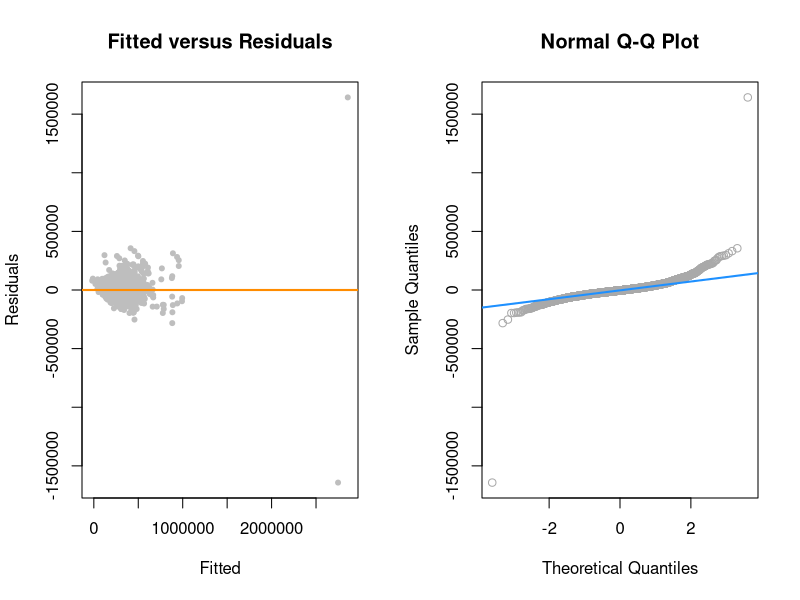
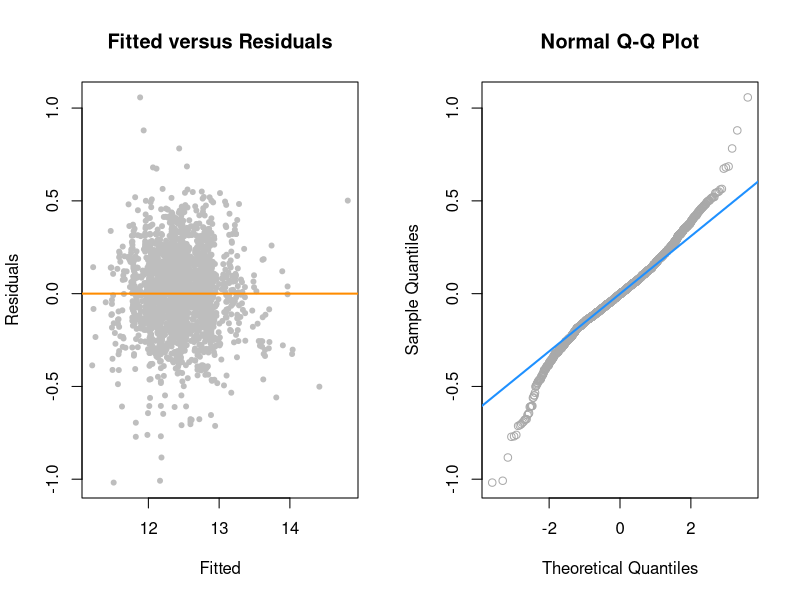
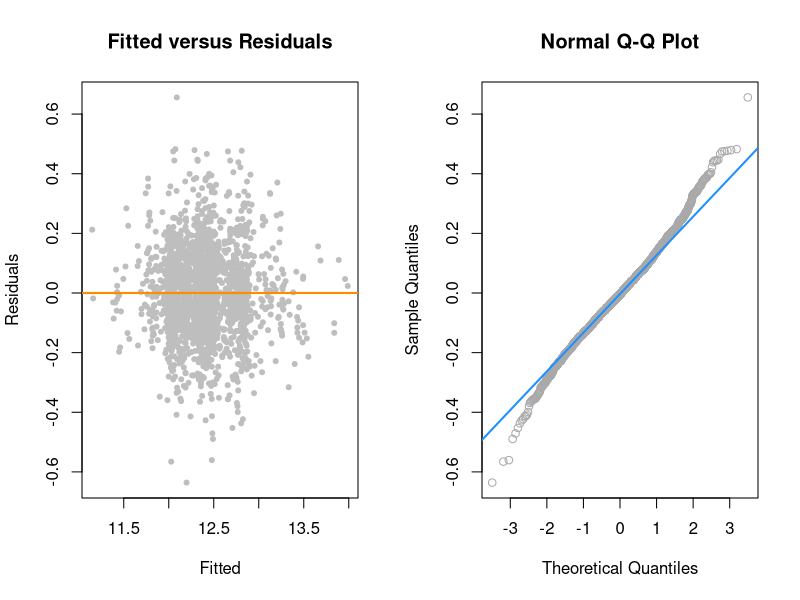
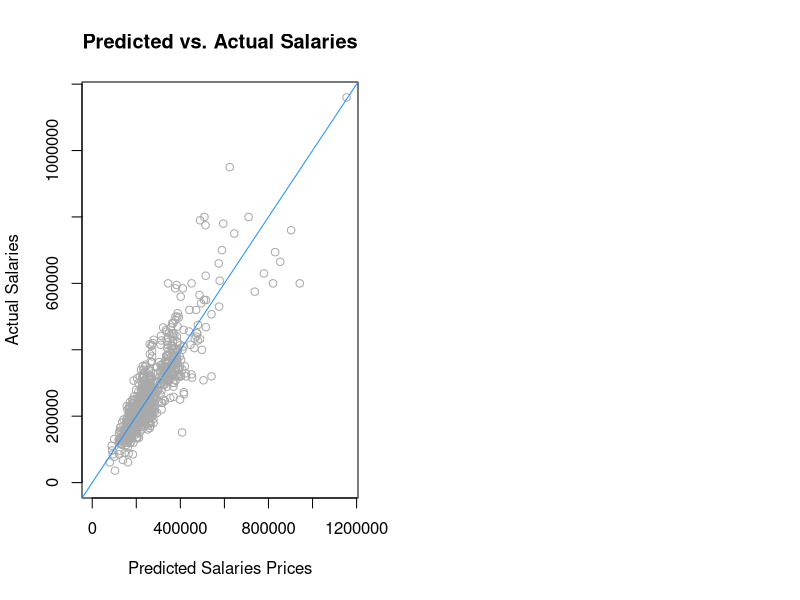

Generate these figures, in order, with R: (Note: a time limit stopped this script after it produced the figures.)
## ---- chunk 1
#Loading dataset and importing libraries 
library(readr)
library(stringr)
salaries = read_csv("Levels-Fyi-Salary-Data-Cleaned-US.csv")
View(salaries)

#Remove NA records
salaries = na.omit(salaries)

#Create new column 'State' which converts location to just the state abbreviation
salaries$state = str_sub(salaries$location,-2,-1)

#Changing some predictors to factors
salaries$company = as.factor(salaries$company)
salaries$level = as.factor(salaries$level)
salaries$title = as.factor(salaries$title)
salaries$location = as.factor(salaries$location)
salaries$state = as.factor(salaries$state)
salaries$gender = as.factor(salaries$gender)
salaries$Race = as.factor(salaries$Race)
salaries$Education = as.factor(salaries$Education)

#Feel free to uncomment until we get confirmation from TA on removing columns or not
#Variable Selection: Removed variables that contained redundant information 
#salaries = subset(salaries, select = c(company, level, title,
#                                       totalyearlycompensation,
#                                       yearsofexperience, yearsatcompany, tag,
#                                       basesalary, stockgrantvalue, bonus,
#                                       gender, Race, Education, state))

#Variable Selection: Removed variables that contained redundant information 
salaries = subset(salaries, select = c(company, level, title,
                                       totalyearlycompensation,
                                       yearsofexperience, yearsatcompany, tag,
                                       gender, Race, Education, state))

#salaries = subset(salaries, salaries$totalyearlycompensation < 1000000) #testing out removing salaries over 1mil (6 records)
## ---- chunk 2
#Model that has 'totalyearlycompensation' as the response variable and all remaining variables serve as the predictors
salaries_model = lm(totalyearlycompensation ~ ., data = salaries)

#Backward AIC
salaries_model_back_aic = step(salaries_model,
                               direction = "backward", trace = 0)

#Backward BIC
salaries_model_back_bic = step(salaries_model, direction = "backward",
                               k = log(nrow(salaries)), trace = 0)

salaries_model_start = lm(totalyearlycompensation ~ 1, data = salaries)

#Forward AIC
salaries_model_forw_aic = step(salaries_model_start, 
                               scope = totalyearlycompensation ~ company + level +
                               title + yearsofexperience + yearsatcompany + tag +
                               gender + Race + Education + state,
                               direction = "forward", trace = 0)

#Forward BIC
salaries_model_forw_bic = step(salaries_model_start, 
                               scope = totalyearlycompensation ~ company + level +
                               title + yearsofexperience + yearsatcompany + tag +
                               gender + Race + Education + state,
                               direction = "forward", k = log(nrow(salaries)), trace = 0)

#Stepwise AIC
salaries_model_both_aic = step(salaries_model_start, 
                               scope = totalyearlycompensation ~ company + level +
                               title + yearsofexperience + yearsatcompany + tag +
                               gender + Race + Education + state,
                               direction = "both", trace = 0)

#Stepwise BIC
salaries_model_both_bic = step(salaries_model_start, 
                               scope = totalyearlycompensation ~ company + level +
                               title + yearsofexperience + yearsatcompany + tag +
                               gender + Race + Education + state,
                               direction = "both", k = log(nrow(salaries)), trace = 0)
## ---- chunk 3
#Model without transformations 
model_no_trans = lm(totalyearlycompensation ~ level + company + title + yearsofexperience, data = salaries)

par(mfrow = c(1, 2))
# Residuals vs Fitted values plot - model without transformation
plot(fitted(model_no_trans), resid(model_no_trans), col = "grey", pch = 20,
     xlab = "Fitted", ylab = "Residuals", main = "Fitted versus Residuals")
abline(h = 0, col = "darkorange", lwd = 2)

# Q-Q plot - model without transformation
qqnorm(resid(model_no_trans), main = "Normal Q-Q Plot", col = "darkgrey")
qqline(resid(model_no_trans), col = "dodgerblue", lwd = 2)


#Model with transformations 
model_res_trans = lm(log(totalyearlycompensation) ~ level + company + title + yearsofexperience, data = salaries)

par(mfrow = c(1, 2))
# Residuals vs Fitted values plot - model with transformation
plot(fitted(model_res_trans), resid(model_res_trans), col = "grey", pch = 20,
     xlab = "Fitted", ylab = "Residuals", main = "Fitted versus Residuals")
abline(h = 0, col = "darkorange", lwd = 2)

# Q-Q plot - model with transformation
qqnorm(resid(model_res_trans), main = "Normal Q-Q Plot", col = "darkgrey")
qqline(resid(model_res_trans), col = "dodgerblue", lwd = 2)
## ---- chunk 4
set.seed(22)

#Importing libraries and implementing helper functions 
library(car)
library(lmtest)
library(boot)
library(caret)

#Provide brief description of what this function does 
get_loocv_rmse = function(model){
  sqrt(mean((resid(model) / (1 - hatvalues(model))) ^ 2))
}

#Split the data 70-30 train and test set
#trn_idx = sample(1:nrow(salaries), 1608)
trn_idx = createDataPartition(salaries$level, p = 0.7, list = F)
trn = salaries[trn_idx, ]
tst = salaries[-trn_idx, ]

#Start with additive model with all predictors. Log response to improve normality
salaries_model = lm(log(totalyearlycompensation) ~ ., data = trn)

#Perform backwards AIC to select significant predictors
salaries_model_back_aic = step(salaries_model, direction = "backward", trace = 0)

#Check for collinearity
car::vif(salaries_model_back_aic) #Nothing too bad

#Transform log response and add interactions to predictors to improve normality, linearity, constant variance, adjusted R-squared, and loocv-RMSE
aic_model_trans = lm(log(totalyearlycompensation) ~ (company + yearsofexperience + title) ^ 2 + level + gender + Race + Education, data = trn)

#Remove influential data from the model
aic_model_fix = lm(log(totalyearlycompensation) ~ (company + yearsofexperience + title) ^ 2 + level + gender + Race + Education, data = trn, subset = cooks.distance(aic_model_trans) < 4 / length(cooks.distance(aic_model_trans)))

#Run diagnostics
summary(aic_model_fix)$adj 
#get_loocv_rmse(aic_model_fix)
shapiro.test(resid(aic_model_fix))
bptest(aic_model_fix)

#Plot diagnostics
par(mfrow = c(1, 2))

# Residuals vs Fitted values plot
plot(fitted(aic_model_fix), resid(aic_model_fix), col = "grey", pch = 20,
     xlab = "Fitted", ylab = "Residuals", main = "Fitted versus Residuals")
abline(h = 0, col = "darkorange", lwd = 2)

# Q-Q plot
qqnorm(resid(aic_model_fix), main = "Normal Q-Q Plot", col = "darkgrey")
qqline(resid(aic_model_fix), col = "dodgerblue", lwd = 2)

#Plotting percent error
actual_salary = tst$totalyearlycompensation
pred_salary = exp(predict(aic_model_fix, tst))
max_salary = ifelse(max(actual_salary) > max(pred_salary), max(actual_salary), max(pred_salary))
percent_error = mean((abs(pred_salary - actual_salary) / pred_salary)) * 100

plot(pred_salary, actual_salary,
     col = "darkgrey",
     xlab = "Predicted Salaries Prices",
     ylab = "Actual Salaries",
     main = "Predicted vs. Actual Salaries",
     xlim = c(0, max_salary),
     ylim = c(0, max_salary)
     )
abline(0, 1, col = "dodgerblue")
## ---- chunk 5

#Simulation
num_sims = 1000
rmse_trn = rep(0, num_sims)
rmse_tst = rep(0, num_sims)

rmse = function(y, y_hat){
  sqrt(sum((y - y_hat) ^ 2) / length(y))
}

for(i in 1:num_sims){
  sim_fit = lm(log(totalyearlycompensation) ~ (company + yearsofexperience + title) ^ 2 + level + gender + Race + Education, data = trn)
  
  rmse_trn[i] = rmse(trn$totalyearlycompensation, exp(predict(sim_fit, trn)))
  rmse_tst[i] = rmse(tst$totalyearlycompensation, exp(predict(sim_fit, tst)))
}

#Can use r markdown to compare the two numbers and show its significance 
mean(rmse_trn)
mean(rmse_tst)
## ---- chunk 6


#Predict salaries
#salary_1 = data.frame(company = "Amazon", level = "L4", title = "Software Engineer", #yearsofexperience = 0, gender = "Female", Race = "Asian", Education = "Master's Degree") #150000

#salary_2 = data.frame(company = "Amazon", level = "L4", title = "Software Engineer", #yearsofexperience = 2, gender = "Male", Race = "Hispanic", Education = "Bachelor's Degree") #152000

#salary_3 = data.frame(company = "Google", level = "L5", title = "Software Engineer", #yearsofexperience = 9, gender = "Male", Race = "Asian", Education = "PhD") #396000

#exp(predict(aic_model_fix, newdata = salary_1))
#exp(predict(aic_model_fix, newdata = salary_2))
#exp(predict(aic_model_fix, newdata = salary_3))
## ---- chunk 7
salaries_model = lm(totalyearlycompensation ~ ., data = salaries)
## ---- chunk 8
#Didnt use p but n was used for model BIC models  
#p = length(coef(salaries_model))
n = length(resid(salaries_model))

#Backward AIC
salaries_model_back_aic = step(salaries_model,
                               direction = "backward", trace = 0)

#Backward BIC
salaries_model_back_bic = step(salaries_model, direction = "backward",
                               k = log(n), trace = 0)

salaries_model_start = lm(totalyearlycompensation ~ 1, data = salaries)

#Forward AIC
salaries_model_forw_aic = step(salaries_model_start, 
                               scope = totalyearlycompensation ~ company + level +
                               title + yearsofexperience + yearsatcompany + tag +
                               gender + Race + Education + state,
                               direction = "forward", trace = 0)

#Forward BIC
salaries_model_forw_bic = step(salaries_model_start, 
                               scope = totalyearlycompensation ~ company + level +
                               title + yearsofexperience + yearsatcompany + tag +
                               gender + Race + Education + state,
                               direction = "forward", k = log(n), trace = 0)

#Stepwise AIC
salaries_model_both_aic = step(salaries_model_start, 
                               scope = totalyearlycompensation ~ company + level +
                               title + yearsofexperience + yearsatcompany + tag +
                               gender + Race + Education + state,
                               direction = "both", trace = 0)

#Stepwise BIC
salaries_model_both_bic = step(salaries_model_start, 
                               scope = totalyearlycompensation ~ company + level +
                               title + yearsofexperience + yearsatcompany + tag +
                               gender + Race + Education + state,
                               direction = "both", k = log(n), trace = 0)
## ---- chunk 9
library(lmtest)
salaries_model_add = lm(log(totalyearlycompensation) ~ (yearsatcompany + company + title + state + level) ^ 2, data = salaries)
 
salaries_model_fix = lm(log(totalyearlycompensation) ~ (yearsatcompany + company + title + state + level) ^ 2, data = salaries, subset = cooks.distance(salaries_model_add) < 4 / length(cooks.distance(salaries_model_add)))

hist(resid(salaries_model_fix))
 
#salaries_model_int = lm(totalyearlycompensation ~ level * title * yearsofexperience * yearsatcompany, data = salaries)

#anova(salaries_model_add, salaries_model_int)
#summary(salaries_model_int)

#salaries_model_three_int = lm(totalyearlycompensation ~ company * level * yearsofexperience, data = salaries)

qqnorm(resid(salaries_model_fix))
qqline(resid(salaries_model_fix))
plot(fitted(salaries_model_fix), resid(salaries_model_fix))
abline(h=0)
shapiro.test(resid(salaries_model_fix))
bptest(salaries_model_fix)
#anova(salaries_model_add, salaries_model_two_int)

#anova(salaries_model_two_int, salaries_model_three_int)

## ---- chunk 10
# # Create a model with transformed predictors
# model_res_trans= lm(log(totalyearlycompensation) ~ yearsofexperience, data = salaries)
# summary(model_res_trans)
# 
# # Plot the data
#  plot(log(totalyearlycompensation) ~ yearsofexperience, data = salaries,
#       xlab = "Years of Experience",
#       ylab = "Log of Total Yearly Compensation",
#       main = "Scatter plot with fitted line for log-transformed response model")
# 
# # Add the fitted line
# abline(model_res_trans, col = "red")
# 
# par(mfrow = c(1, 2))
# 
# # Residuals vs Fitted values plot
# plot(fitted(model_res_trans), resid(model_res_trans), col = "grey", pch = 20,
#      xlab = "Fitted", ylab = "Residuals", main = "Fitted versus Residuals")
# abline(h = 0, col = "darkorange", lwd = 2)
# 
# # Q-Q plot
# qqnorm(resid(model_res_trans), main = "Normal Q-Q Plot", col = "darkgrey")
# qqline(resid(model_res_trans), col = "dodgerblue", lwd = 2)
# 
# library(lmtest)
# bptest(model_res_trans)
# shapiro.test(resid(model_res_trans))
# 
# # Build a linear model with log-transformed response and predictor
# salaries_model_res_pred_trans = lm(log(totalyearlycompensation) ~ log(yearsofexperience+1), data = salaries)
# 
# summary(salaries_model_res_pred_trans)
# 
# par(mfrow = c(1, 1))
# 
# # Plot the data
#  plot(log(totalyearlycompensation) ~ log(yearsofexperience+1), data = salaries,
#       xlab = "Log of Years of Experience",
#       ylab = "Log of Total Yearly Compensation",
#       main = "Scatter plot with fitted line for log-transformed response/predict model")
# 
# # Add the fitted line
# abline(salaries_model_res_pred_trans, col = "red")
# 
# par(mfrow = c(1, 2))
# 
# # Residuals vs Fitted values plot
# plot(fitted(salaries_model_res_pred_trans), resid(salaries_model_res_pred_trans), col = "grey", pch = 20,
#      xlab = "Fitted", ylab = "Residuals", main = "Fitted versus Residuals")
# abline(h = 0, col = "darkorange", lwd = 2)
# 
# # Q-Q plot
# qqnorm(resid(salaries_model_res_pred_trans), main = "Normal Q-Q Plot", col = "darkgrey")
# qqline(resid(salaries_model_res_pred_trans), col = "dodgerblue", lwd = 2)
# 
# library(lmtest)
# bptest(salaries_model_res_pred_trans)
# shapiro.test(resid(salaries_model_res_pred_trans))
# 
# 
# # Create a model with transformed predictors
# salaries_model_pred_trans = lm(totalyearlycompensation ~ yearsofexperience + I(yearsofexperience^2), data = salaries)
# 
# # Summarize the model
# summary(salaries_model_pred_trans)
# 
# par(mfrow = c(1, 1))
# 
# # Plot the data
# plot(totalyearlycompensation ~ yearsofexperience, data = salaries,
#      xlab = "Years of Experience",
#      ylab = "Total Yearly Compensation",
#      main = "Scatter plot with polynomial fit")
# 
# # Add the polynomial fit
# years = seq(min(salaries$yearsofexperience), max(salaries$yearsofexperience), length.out = 100)
# predicted_compensation = predict(salaries_model_pred_trans, newdata = data.frame(yearsofexperience = years))
# 
# lines(years, predicted_compensation, col = "red", lwd = 2)
# 
# par(mfrow = c(1, 2))
# 
# # Residuals vs Fitted values plot
# plot(fitted(salaries_model_pred_trans), resid(salaries_model_pred_trans), col = "grey", pch = 20,
#      xlab = "Fitted", ylab = "Residuals", main = "Fitted versus Residuals")
# abline(h = 0, col = "darkorange", lwd = 2)
# 
# # Q-Q plot
# qqnorm(resid(salaries_model_pred_trans), main = "Normal Q-Q Plot", col = "darkgrey")
# qqline(resid(salaries_model_pred_trans), col = "dodgerblue", lwd = 2)
# 
# library(lmtest)
# bptest(salaries_model_pred_trans)
# shapiro.test(resid(salaries_model_pred_trans))

## ---- chunk 11
library(car)
library(lmtest)

get_loocv_rmse = function(model){
  sqrt(mean((resid(model) / (1 - hatvalues(model))) ^ 2))
}
#start_model = lm(log(totalyearlycompensation) ~ . ^ 2, data = salaries)
#aic_model = step(start_model, direction = "backward", trace = 0)
#Check for collinearity
car::vif(salaries_model_both_aic) #Nothing too bad, perhaps level is high

#Transform log response and add interactions to predictors to improve normality, linearity, constant variance, adjusted R-squared, and loocv-RMSE
aic_model_trans_2 = lm(log(totalyearlycompensation) ~ (company + yearsofexperience + title) ^ 2 + level + gender + Race + Education, data = salaries)

aic_model_trans = lm(log(totalyearlycompensation) ~ (company + yearsofexperience + title) ^ 2 + gender + Race + Education + level, data = salaries)

anova(aic_model_trans, aic_model_trans_2)

#Remove influential data from the model
aic_model_fix = lm(log(totalyearlycompensation) ~ (company + yearsofexperience + title) ^ 2 + gender + Race + Education + level, data = salaries, subset = cooks.distance(aic_model_trans) < 4 / length(cooks.distance(aic_model_trans)))

#Run diagnostics
summary(aic_model_fix)$adj 
get_loocv_rmse(aic_model_fix)
shapiro.test(resid(aic_model_fix))
bptest(aic_model_fix)

#Plot diagnostics
par(mfrow = c(1, 2))

# Residuals vs Fitted values plot
plot(fitted(aic_model_fix), resid(aic_model_fix), col = "grey", pch = 20,
     xlab = "Fitted", ylab = "Residuals", main = "Fitted versus Residuals")
abline(h = 0, col = "darkorange", lwd = 2)

# Q-Q plot
qqnorm(resid(aic_model_fix), main = "Normal Q-Q Plot", col = "darkgrey")
qqline(resid(aic_model_fix), col = "dodgerblue", lwd = 2)
